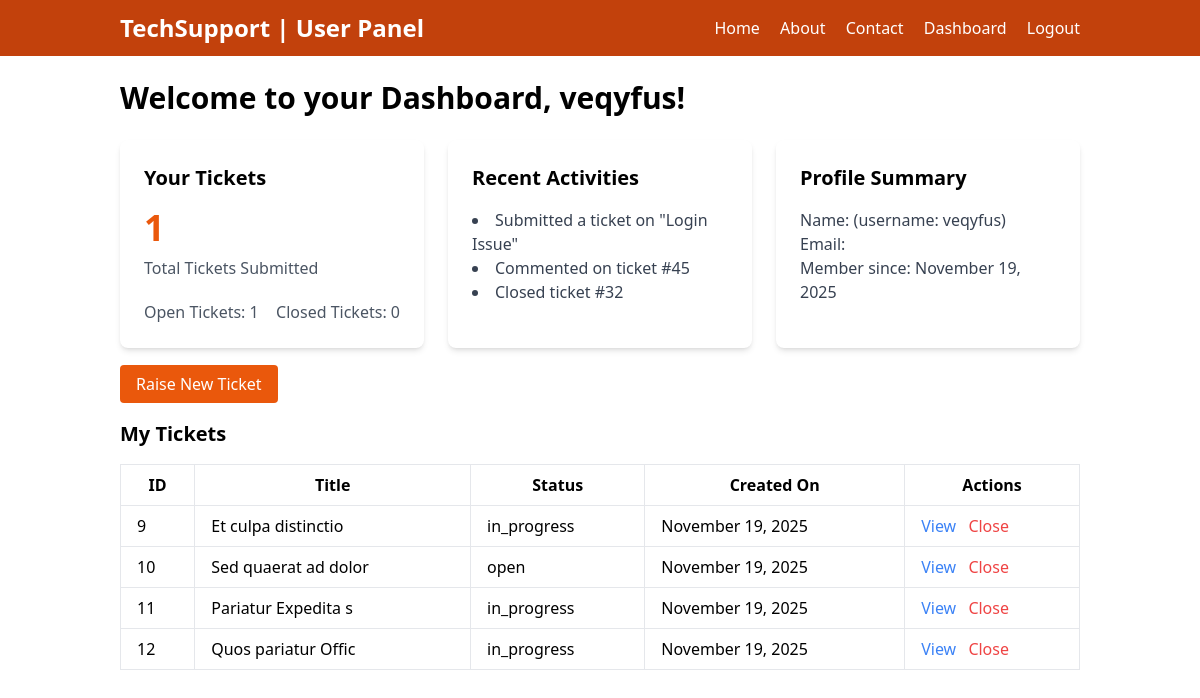
The app's page /user/dashboard/ (signed in), older data.
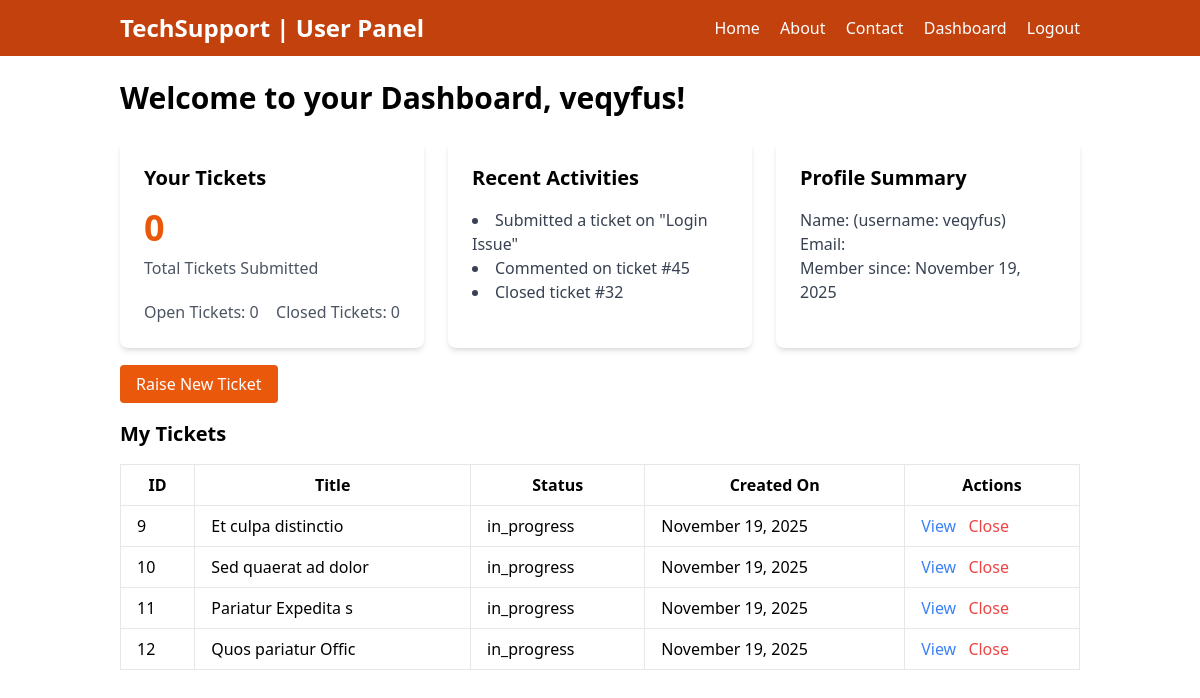
The same page, newer data.
### tsm/models.py (models this page shows)
class SupportTicket(models.Model):
    title = models.CharField(max_length=200)
    description = models.TextField()
    created_at = models.DateTimeField(auto_now_add=True)
    updated_at = models.DateTimeField(auto_now=True)
    status = models.CharField(max_length=50, choices=(("open","open"),("in_progress","in_progress"),("closed","closed")))
    created_by = models.ForeignKey(User, on_delete=models.CASCADE, related_name='created_tickets')
    assigned_to = models.ForeignKey(User, on_delete=models.CASCADE, related_name='assigned_tickets', null=True, blank=True)

### tsm/decorators.py (the view)
        def _wrapped_view(request, *args, **kwargs):
            user_roles = user_roles = set(request.user.userrole_set.values_list('role', flat=True))
            if user_roles.intersection(allowed_roles):
                return view_func(request, *args, **kwargs)
            from django.http import HttpResponseForbidden
            return HttpResponseForbidden("You do not have permission to access this resource.")

### tsm/userView.py (called while the page is built)
@login_required()
@role_required(allowed_roles={"user"})
def userDashboard(request):
    countTicket = {
        'openTicket': SupportTicket.objects.filter(status='open', created_by=request.user).count(),
        "closedTicket": SupportTicket.objects.filter(status='closed',created_by=request.user).count(),
        "myTickets": SupportTicket.objects.filter(created_by=request.user)
    }
    return render(request, 'user/userdashboard.html', countTicket)

### tsm/templates/user/userDashboard.html
{% extends "user/userbase.html" %}
{% block content %}
    <div class="px-[10%] py-6 space-y-6">
        <h2 class="text-3xl font-semibold">Welcome to your Dashboard, {{ request.user.username }}!</h2>
        <div class="grid grid-cols-1 md:grid-cols-3 gap-6">
            <div class="bg-white p-6 rounded-lg shadow-md">
                <h3 class="text-xl font-semibold mb-4">Your Tickets</h3>
                <p class="text-4xl font-bold text-orange-600">{{openTicket|add:closedTicket}}</p>
                <p class="text-gray-600 mt-2">Total Tickets Submitted</p>
                <div class="flex justify-between mt-4">
                    <p class="text-gray-600 mt-1">Open Tickets: {{openTicket}}</p>
                    <p class="text-gray-600 mt-1">Closed Tickets: {{closedTicket}}</p>
                </div>
            </div>
            <div class="bg-white p-6 rounded-lg shadow-md">
                <h3 class="text-xl font-semibold mb-4">Recent Activities</h3>
                <ul class="list-disc list-inside text-gray-700">
                    <li>Submitted a ticket on "Login Issue"</li>
                    <li>Commented on ticket #45</li>
                    <li>Closed ticket #32</li>
                </ul>
            </div>
            <div class="bg-white p-6 rounded-lg shadow-md">
                <h3 class="text-xl font-semibold mb-4">Profile Summary</h3>
                <p class="text-gray-700">Name: {{ request.user.first_name }} {{ request.user.last_name }} (username: {{request.user.username}})</p>
                <p class="text-gray-700">Email: {{ request.user.email }}</p>
                <p class="text-gray-700">Member since: {{ request.user.date_joined|date:"F j, Y" }}</p>
            </div>
        </div>
        <div class="mt-6">
            <a href="{% url 'raise_ticket' %}" class="bg-orange-600 text-white px-4 py-2 rounded hover:bg-orange-700">Raise New Ticket</a>
        </div>
            <div class="w-full">
                <h3 class="text-xl font-semibold mb-4">My Tickets</h3>
                <table class="min-w-full bg-white">
                    <thead>
                        <tr>
                            <th class="py-2 px-4 border">ID</th>
                            <th class="py-2 px-4 border">Title</th>
                            <th class="py-2 px-4 border">Status</th>
                            <th class="py-2 px-4 border">Created On</th>
                            <th class="py-2 px-4 border">Actions</th>
                        </tr>
                    </thead>
                    <tbody>
                        {% for ticket in myTickets %}
                        <tr>
                            <td class="py-2 px-4 border">{{ ticket.id }}</td>
                            <td class="py-2 px-4 border">{{ ticket.title }}</td>
                            <td class="py-2 px-4 border">{{ ticket.status }}</td>
                            <td class="py-2 px-4 border">{{ ticket.created_at|date:"F j, Y" }}</td>
                            <td class="py-2 px-4 border">
                                <a href="{% url 'view_ticket' ticket.id %}" class="text-blue-500 hover:underline">View</a>
                                {% if ticket.status != 'closed'  %}
                                <a href="{% url 'close_ticket' ticket.id %}" class="text-red-500 hover:underline ml-2">Close</a>
                                {% endif %}
                            </td>
                        </tr>
                        {% endfor %}
                    </tbody>
                </table>
                </div>
    </div>
{% endblock %}

### tsm/templates/user/userbase.html (shortened to what this page needs)
<!DOCTYPE html>
<html lang="en">
<head>
    <script src="https://cdn.tailwindcss.com"></script>
</head>
<body>
     <div class="flex flex-1 bg-orange-700 text-white px-[10%] items-center py-3">
        <h1 class="text-2xl font-bold">TechSupport | User Panel</h1>
        <div class="ml-auto space-x-4">
            <a href="" class="hover:underline">Home</a>
            <a href="" class="hover:underline">About</a>
            <a href="" class="hover:underline">Contact</a>
            {% if request.user.is_authenticated %}
                <a href="" class="hover:underline">Dashboard</a>
                <form action="{% url 'logout' %}" href="" class="hover:underline inline">
                    <button class="inline" type="submit">Logout</button>
                </form>
            {% else %}
                <a href="{% url 'login' %}" class="hover:underline">Login</a>
                <a href="{% url 'register' %}" class="hover:underline">Register</a>
            {% endif %}
     </div>
</div>
     {% block content %}
     {% endblock %}
</body>
</html>

Row changes from the older to the newer data that the page shows:
changed SupportTicket "Sed quaerat ad dolor": status "open" → "in_progress"
Text that changed along with them:
{{ openTicket|add:closedTicket }}: "1" → "0"
{{ openTicket }}: "1" → "0"
